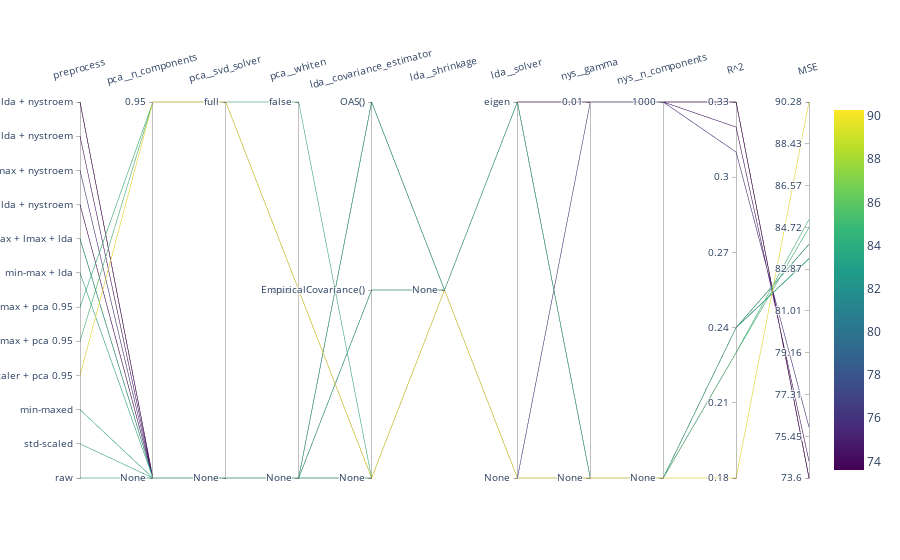

The code cell stored with this chart in its notebook:
### Code cell
print_results(
    name_estimator,
    best_preprocessor,
    best_estimator,
    best_predictions,
)

### Figure 1 — Plotly figure (JSON) as saved in the notebook; plotly's stock layout.template omitted (floating-point values rounded to 4 significant figures)
{"data": [{"dimensions": [{"label": "preprocess", "ticktext": ["raw", "std-scaled", "min-maxed", "std-scaler + pca 0.95", "min-max + pca 0.95", "min-max + lmax + pca 0.95", "min-max + lda", "min-max + lmax + lda", "min-max + lmax + lda + nystroem", "min-max + nystroem", "std-scaler + lda + nystroem", "min-max + lda + nystroem"], "tickvals": [0, 1, 2, 3, 4, 5, 6, 7, 8, 9, 10, 11], "values": [0, 1, 2, 3, 4, 5, 6, 7, 8, 9, 10, 11, 7, 11]}, {"label": "pca__n_components", "ticktext": ["None", 0.95], "tickvals": [0, 1], "values": [0, 0, 0, 1, 1, 1, 0, 0, 0, 0, 0, 0, 0, 0]}, {"label": "pca__svd_solver", "ticktext": ["None", "full"], "tickvals": [0, 1], "values": [0, 0, 0, 1, 1, 1, 0, 0, 0, 0, 0, 0, 0, 0]}, {"label": "pca__whiten", "ticktext": ["None", true, false], "tickvals": [0, 1, 2], "values": [0, 0, 0, 1, 1, 2, 0, 0, 0, 0, 0, 0, 0, 0]}, {"label": "lda__covariance_estimator", "ticktext": ["None", "EmpiricalCovariance()", "OAS()"], "tickvals": [0, 1, 2], "values": [0, 0, 0, 0, 0, 0, 1, 1, 2, 0, 2, 2, 2, 2]}, {"label": "lda__shrinkage", "ticktext": ["None"], "tickvals": [0], "values": [0, 0, 0, 0, 0, 0, 0, 0, 0, 0, 0, 0, 0, 0]}, {"label": "lda__solver", "ticktext": ["None", "eigen"], "tickvals": [0, 1], "values": [0, 0, 0, 0, 0, 0, 1, 1, 1, 0, 1, 1, 1, 1]}, {"label": "nys__gamma", "ticktext": ["None", 0.01], "tickvals": [0, 1], "values": [0, 0, 0, 0, 0, 0, 0, 0, 1, 1, 1, 1, 0, 1]}, {"label": "nys__n_components", "ticktext": ["None", 1000], "tickvals": [0, 1], "values": [0, 0, 0, 0, 0, 0, 0, 0, 1, 1, 1, 1, 0, 1]}, {"label": "R^2", "tickvals": [0.18, 0.21, 0.24, 0.27, 0.3, 0.33], "values": [0.24, 0.24, 0.24, 0.18, 0.23, 0.23, 0.24, 0.24, 0.33, 0.31, 0.32, 0.33, 0.24, 0.33]}, {"label": "MSE", "tickvals": [73.6, 75.45, 77.31, 79.16, 81.01, 82.87, 84.72, 86.57, 88.43, 90.28], "values": [83.97, 83.97, 83.97, 90.28, 85.07, 84.71, 83.97, 83.32, 73.62, 75.86, 74.35, 73.6, 83.34, 73.6]}], "labelangle": -15, "line": {"color": [83.97, 83.97, 83.97, 90.28, 85.07, 84.71, 83.97, 83.32, 73.62, 75.86, 74.35, 73.6, 83.34, 73.6], "colorscale": [[0, "#440154"], [0.1111, "#482878"], [0.2222, "#3e4989"], [0.3333, "#31688e"], [0.4444, "#26828e"], [0.5556, "#1f9e89"], [0.6667, "#35b779"], [0.7778, "#6ece58"], [0.8889, "#b5de2b"], [1, "#fde725"]], "showscale": true}, "type": "parcoords"}], "layout": {}}
